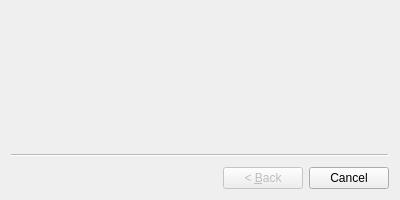
<?xml version="1.0" encoding="UTF-8"?>
<ui version="4.0">
 <class>Wizard</class>
 <widget class="QWizard" name="Wizard">
  <property name="geometry">
   <rect>
    <x>0</x>
    <y>0</y>
    <width>400</width>
    <height>200</height>
   </rect>
  </property>
  <property name="windowTitle">
   <string>Wizard</string>
  </property>
 </widget>
 <resources/>
 <connections/>
</ui>
